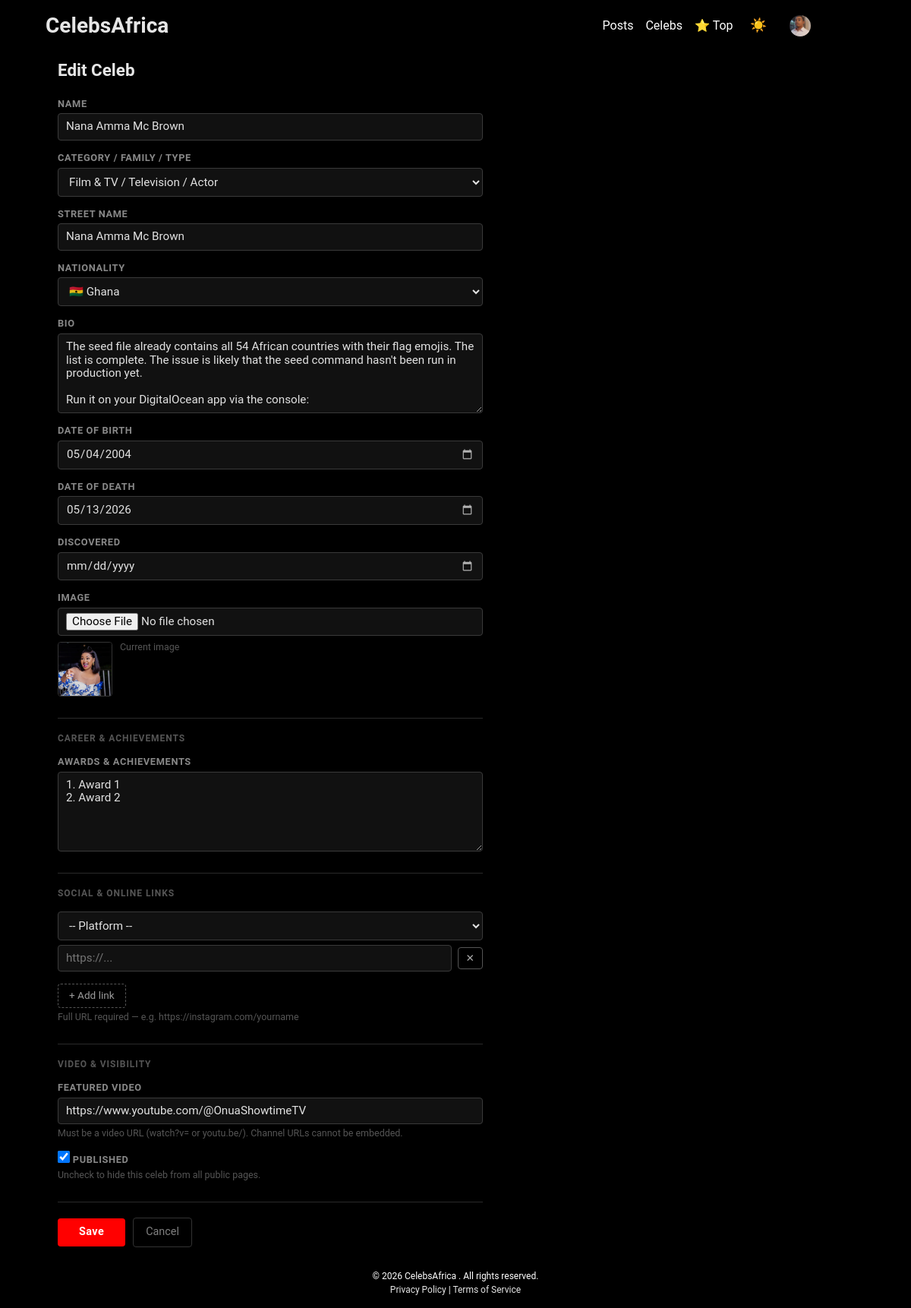
Screenshot of /celebs/nana-amma-mc-brown/edit/ (signed in) with the database file from the repository.
### apps/accounts/models.py (models this page shows, shortened)
class UserProfile(models.Model):
    ROLE_FAN = 'fan'
    ROLE_CELEB = 'celeb'
    ROLE_MANAGER = 'manager'
    ROLE_STAFF = 'staff'
    ROLE_CHOICES = [
        (ROLE_FAN, 'Fan'),
        (ROLE_CELEB, 'Celeb'),
        (ROLE_MANAGER, 'Celeb Manager'),
        (ROLE_STAFF, 'Staff'),
    ]
    user = models.OneToOneField(User, on_delete=models.CASCADE, related_name='profile')
    avatar = models.ImageField(upload_to='avatars/', null=True, blank=True)
    bio = models.TextField(max_length=300, blank=True)
    last_seen = models.DateTimeField(null=True, blank=True, db_index=True)
    role = models.CharField(max_length=20, choices=ROLE_CHOICES, default=ROLE_FAN)

### apps/celebs/models.py (models this page shows, shortened)
class Celeb(models.Model):
	name = models.CharField(max_length=100)
	slug = models.SlugField(max_length=120, unique=True, blank=True)
	type = models.ForeignKey(Type, on_delete=models.PROTECT, related_name='celebs', null=True, blank=True)
	street_name = models.CharField(max_length=50)
	bio = models.TextField(blank=True)
	nationality = models.ForeignKey('Country', on_delete=models.SET_NULL, null=True, blank=True, related_name='celebs')
	rating = models.FloatField(default=0.0, help_text="Legacy field; rating now computed from reviews")
	discovered = models.DateField(null=True, blank=True)
	date_of_birth = models.DateField(null=True, blank=True)
	date_of_death = models.DateField(null=True, blank=True)
	image = models.ImageField(upload_to='celebs/', null=True, blank=True)
	awards = models.TextField(blank=True, help_text='Notable awards and achievements')
	website = models.URLField(max_length=200, blank=True)
	instagram = models.CharField(max_length=100, blank=True, help_text='Username only, no @')
	twitter = models.CharField(max_length=100, blank=True, help_text='Username only, no @')
	facebook = models.CharField(max_length=100, blank=True, help_text='Page name or URL slug')
	youtube = models.CharField(max_length=100, blank=True, help_text='Channel name or URL slug')
	featured_video = models.URLField(max_length=200, blank=True, help_text='YouTube video URL e.g. https://www.youtube.com/watch?v=...')
	published = models.BooleanField(default=True, help_text='Unpublished celebs are hidden from all public listings and detail pages')
	managers = models.ManyToManyField(
		User, blank=True, related_name='managed_celebs',
		help_text='Users (celebs/managers) who can edit this celeb page',
	)

class Type(models.Model):
	family = models.ForeignKey(Family, on_delete=models.CASCADE, related_name='types')
	name = models.CharField(max_length=100)
	slug = models.SlugField(max_length=120, blank=True)
	class Meta:
		unique_together = ('family', 'name')
	def __str__(self):
		return f"{self.family.category.name} / {self.family.name} / {self.name}"

class Family(models.Model):
	category = models.ForeignKey(Category, on_delete=models.CASCADE, related_name='families')
	name = models.CharField(max_length=100)
	slug = models.SlugField(max_length=120, blank=True)
	class Meta:
		verbose_name_plural = 'Families'
		unique_together = ('category', 'name')

class Category(models.Model):
	name = models.CharField(max_length=100, unique=True)
	slug = models.SlugField(max_length=120, unique=True, blank=True)
	class Meta:
		verbose_name_plural = 'Categories'

class Country(models.Model):
	name = models.CharField(max_length=100, unique=True)
	code = models.CharField(max_length=2, unique=True, help_text='ISO 3166-1 alpha-2 code')
	flag = models.CharField(max_length=10, blank=True, help_text='Flag emoji')
	class Meta:
		verbose_name_plural = 'Countries'
		ordering = ['name']
	def __str__(self):
		return f"{self.flag} {self.name}" if self.flag else self.name

### apps/celebs/views.py (the view, shortened to what this page needs)
# urls.py: path('<slug:slug>/edit/', views.celeb_update, name='celeb_update'),
@login_required
def celeb_update(request, slug):
	celeb = get_object_or_404(Celeb, slug=slug)
	if not request.user.has_perm('celebs.change_celeb', celeb):
		raise PermissionDenied
	types = Type.objects.select_related('family__category').order_by('family__category__name', 'family__name', 'name')
	countries = Country.objects.all()
	return render(request, 'celebs/celeb_form.html', {
		'celeb': celeb, 'types': types, 'countries': countries,
		'platform_choices': CelebSocialLink.PLATFORM_CHOICES,
	})

### core/context_processors.py (called while the page is built)
def online_users(request):
    from apps.accounts.models import UserProfile
    threshold = timezone.now() - timedelta(minutes=5)
    count = UserProfile.objects.filter(last_seen__gte=threshold).count()
    return {'online_users_count': count}

### apps/celebs/templates/celebs/celeb_form.html (shortened to what this page needs)
{% extends 'base.html' %}
{% block content %}
<div class="pa1-00 white-90">
    <h2 style="margin:0 0 24px; font-size:1.4rem;">
        {% if celeb %}Edit Celeb{% else %}Add Celeb{% endif %}
    </h2>
    <form method="post" enctype="multipart/form-data" autocomplete="off" class="celeb-form">
        <div class="form-field">
            <label for="id_name">Name</label>
            <input type="text" id="id_name" name="name" value="{{ celeb.name|default:'' }}">
        </div>
        <div class="form-field">
            <label for="id_type">Category / Family / Type</label>
            <select id="id_type" name="type" required>
                {% for typ in types %}
                <option value="{{ typ.pk }}" {% if celeb.type_id == typ.pk %}selected{% endif %}>{{ typ }}</option>
                {% endfor %}
            </select>
        </div>
        <div class="form-field">
            <label for="id_street_name">Street Name</label>
            <input type="text" id="id_street_name" name="street_name" value="{{ celeb.street_name|default:'' }}">
        </div>
        <div class="form-field">
            <label for="id_nationality">Nationality</label>
            <select id="id_nationality" name="nationality">
                {% for country in countries %}
                <option value="{{ country.pk }}" {% if celeb.nationality_id == country.pk %}selected{% endif %}>{{ country }}</option>
                {% endfor %}
            </select>
        </div>
        <div class="form-field">
            <label for="id_bio">Bio</label>
            <textarea id="id_bio" name="bio" rows="5">{{ celeb.bio|default:'' }}</textarea>
        </div>
        <div class="form-field">
            <label for="id_dob">Date of Birth</label>
            <input type="date" id="id_dob" name="date_of_birth" value="{{ celeb.date_of_birth|date:'Y-m-d' }}">
        </div>
        <div class="form-field">
            <label for="id_dod">Date of Death</label>
            <input type="date" id="id_dod" name="date_of_death" value="{{ celeb.date_of_death|date:'Y-m-d' }}">
        </div>
        <div class="form-field">
            <label for="id_discovered">Discovered</label>
            <input type="date" id="id_discovered" name="discovered" value="{{ celeb.discovered|date:'Y-m-d' }}">
        </div>
        <div class="form-field">
            <label for="id_image">Image</label>
            <input type="file" id="id_image" name="image" accept="image/*">
            {% if celeb and celeb.image %}
            <div class="current-image">
                <img src="{{ celeb.image.url }}" alt="Current image">
                <span>Current image</span>
            </div>
            {% endif %}
        </div>
        <div class="form-section">
            <p class="form-section-title">Career &amp; Achievements</p>
            <div class="form-field">
                <label for="id_awards">Awards &amp; Achievements</label>
                <textarea id="id_awards" name="awards" rows="5" placeholder="List notable awards, one per line">{{ celeb.awards|default:'' }}</textarea>
            </div>
        </div>
        <div class="form-section">
            <p class="form-section-title">Social &amp; Online Links</p>
            <div id="social-links-list">
            </div>
            <button type="button" onclick="addLinkRow()" class="link-add-btn">+ Add link</button>
            <span class="form-hint">Full URL required — e.g. https://instagram.com/yourname</span>
        </div>
        <div class="form-section">
            <p class="form-section-title">Video &amp; Visibility</p>
            <div class="form-field">
                <label for="id_featured_video">Featured Video</label>
                <input type="url" id="id_featured_video" name="featured_video" value="{{ celeb.featured_video|default:'' }}" placeholder="https://www.youtube.com/watch?v=...">
                <span class="form-hint">Must be a video URL (watch?v= or youtu.be/). Channel URLs cannot be embedded.</span>
            </div>
            <div class="form-field">
                <label class="form-checkbox-label">
                    <input type="checkbox" name="published" id="id_published" {% if celeb.published or not celeb.pk %}checked{% endif %}>
                    Published
                </label>
                <span class="form-hint">Uncheck to hide this celeb from all public pages.</span>
            </div>
        </div>
        <div class="celeb-form-actions">
            <button type="submit" class="btn-save">Save</button>
            <a href="{% url 'celebs_home' %}" class="btn-cancel">Cancel</a>
        </div>
    </form>
</div>
{% endblock %}

### core/templates/base.html (shortened to what this page needs)
<!DOCTYPE html>
{% load static %}
<html lang="en">
<head>
    <link rel="stylesheet" href="{% static 'css/style.css' %}">
    <link rel="stylesheet" href="{% static 'css/gdb_normalize.css' %}">
    <link rel="stylesheet" href="{% static 'css/utilities.css' %}">
    <link rel="stylesheet" href="{% static 'css/menu.css' %}">
    <link rel="stylesheet" href="{% static 'css/theme.css' %}">
    <link rel="stylesheet" href="https://cdn.jsdelivr.net/gh/lipis/flag-icons@7.2.3/css/flag-icons.min.css">
</head>
<body class="vh-100 flex flex-column justify-between">
    <header class="bg-black text-white db w-100 fixed top-0 left-0 z-999">
        <nav class="flex justify-between items-center
            container container90 text-white pv1-00 h-100">
            <div class="flex items-center justify-center">
                <a href="/"
                    class="white-90 f1-75 b"
                        >
                    CelebsAfrica
                </a>
            </div>
            <div class="flex justify-end ggap1-00 nav-items w-100 h-100" id="navItemsDesktop">
                 <div class="flex items-center justify-center">
                    <a href="{% url 'posts_home' %}">Posts</a>
                </div>
                <div class="flex items-center justify-center">
                    <a href="/celebs/">Celebs</a>
                </div>
                <div class="flex items-center justify-center">
                    <a href="{% url 'top_celebs' %}">⭐ Top</a>
                </div>
                <div class="flex items-center justify-center">
                    <button class="theme-toggle-btn" id="themeToggle" type="button"
                        title="Switch to light mode" aria-label="Toggle theme">☀️</button>
                </div>
                {% if user.is_authenticated %}
                    <div style="display:flex;align-items:center;">
                        <button id="userDropdownBtn" aria-haspopup="true" aria-expanded="false" type="button"
                            style="background:none;border:none;cursor:pointer;color:inherit;font:inherit;padding:4px 8px;display:flex;align-items:center;gap:4px;border-radius:4px;">
                            {% if user.profile.avatar %}
                                <img src="{{ user.profile.avatar.url }}" alt="avatar" style="width:28px;height:28px;border-radius:50%;object-fit:cover;vertical-align:middle;margin-right:4px;">
                            {% endif %}
                        </button>
                    </div>
                {% else %}
                    <div class="flex items-center justify-center">
                        <a href="{% url 'login' %}">Login</a>
                    </div>
                {% endif %}
            </div>
        </nav>
    </header>
    <main class="flex-auto w-100 bg-black"
        style="height:calc(100vh - 128px);
            margin-top:64px;
            margin-bottom:64px;
            overflow-y:auto;
            overflow-x:hidden;">
        <div class="container container90 bg-black-90" style="overflow:visible; min-height:100%;">
            {% block content %}
            {% endblock %}
        </div>
    </main>
    <footer class="flex flex-column items-center justify-center bg-black white db w-100 tc fixed bottom-0 left-0 f0-75 z-999" style="height:64px;">
        <p class="flex items-center justify-center mb0-25">
            &copy; {{ year|default:2026 }} CelebsAfrica . All rights reserved.
        </p>
        <p class="mb0-00">
            <a href="" class="white-90"
            >
                Privacy Policy
            </a> |
            <a href="" class="white-90"
            >
                Terms of Service
            </a>
        </p>
    </footer>
</body>
</html>

### static/css/style.css (style rules this page uses)
:root { --white:rgb(240, 240, 240); --grey:rgb(170, 170, 170); --darkGrey:rgb(80, 80, 80); --dark: rgb(10, 10, 10); --red:red; --geolo: rgb(27, 27, 27); --gold: gold; --primary: var(--red); --secondry:var(--blue); --bgColour:var(--geolo); --fontsColor:var(--white); --linear-gradient-1: linear-gradient(90deg, rgb(0, 0, 0), rgb(255, 255, 255)); --linear-gradient-2: linear-gradient(45deg, rgb(240, 180, 14), rgb(207, 30, 30)); --radial-gradient-1: radial-gradient(circle, rgb(255,255,255) 20%, var(--dark) 60%); --radial-gradient-2: radial-gradient(circle, rgb(230, 44, 44) 20%, var(--darkGrey) 60%); --headingFonts: arial; --bodyFonts: Tahoma; --verySmallFontSize:0.25rem; --smallFontSize:0.5rem; --baseFontSize: 1rem; --largeFontSize:1.5rem; --xlargeFontSize: 2rem; --xxlargeFontSize:2.5rem; --heading-1:var(--xxlargeFontSize); --heading-2:var(--xlargeFontSize); --heading-3:var(--largeFontSize); --heading-4:var(--xlargeFontSize); }
@media (min-width:512px) { body { background-color: rgb(255, 255, 255); } }
@media (min-width:768px) { body { background-color: rgba(59, 27, 27, 0); } }
@media (min-width:1024px) { body { background-color: rgb(255, 255, 255); } }
:root { --theme-brown: var(--brown0, #5c3d1e); --theme-brown-dark: #4a2f17; --theme-gold: var(--gold0, #f2c94c); --theme-gold-soft: var(--gold5, #fbf4d8); --theme-border: rgba(92, 61, 30, 0.2); --theme-shadow: 0 8px 20px rgba(0, 0, 0, 0.08); }
.container { max-width: min(1200px, 94vw); }
.form-label, label, .form-text { color: red; }

### static/css/utilities.css (style rules this page uses)
*,::after,::before { margin: 0px; padding: 0px; box-sizing: border-box; text-decoration: none; list-style: none; }
html { font-family:sans-serif; font-family:roboto,"Segoe UI","Helvetica Neue","Noto Sans","Liberation Sans",sans-serif,"Apple Color Emoji","Segoe UI Emoji","Segoe UI Symbol","Noto Color Emoji"; font-size:16px; }
body { width: 100%; height: 100%; min-width:375px; min-height: 100vh; }
article,aside,figcaption,figure,footer,header,hgroup,main,nav,section { display:block }
h2 { margin-bottom:0.75rem; }
p { margin-bottom:1rem; }
a { margin:0; text-decoration: none; color:rgb(255, 255, 255); }
img { width: 100%; display: block; }
.container { margin: 0 auto; max-width: 1280px; overflow: auto; }
.container90 { width: 90%; max-width: 1280px; margin: 0 auto; }

### static/css/theme.css (style rules this page uses)
.theme-toggle-btn { background: none; border: none; cursor: pointer; color: inherit; font-size: 1.1rem; padding: 4px 6px; line-height: 1; border-radius: 4px; transition: opacity 0.15s; vertical-align: middle; }

### static/css/Functional/Layout.css (style rules this page uses)
.db { display:block }
.flex { display:flex }
.flex-auto { flex:1 1 auto; min-width:0; min-height:0 }
.flex-column { flex-direction:column }
.items-center { align-items:center }
.justify-end { justify-content:flex-end }
.justify-center { justify-content:center }
.justify-between { justify-content:space-between }
.ggap1-00 { grid-gap:1rem; }

### static/css/Functional/Position.css (style rules this page uses)
.fixed { position:fixed }
.top-0 { top:0 }
.bottom-0 { bottom:0 }
.left-0 { left:0 }
.z-999 { z-index:999 }

### static/css/Functional/Size.css (style rules this page uses)
.h-100 { height:100% }
.vh-100 { height:100vh }
.w-100 { width:100% }

### static/css/Functional/Typography.css (style rules this page uses)
.f0-75 { font-size:0.75rem }
.f1-75 { font-size:1.75rem }
.b { font-weight:700 }
.tc { text-align:center }

### rows the page displays
Celeb: name "Nana Amma Mc Brown", type "Film & TV / Television / Actor", street_name "Nana Amma Mc Brown", nationality "🇬🇭 Ghana", bio "The seed file already contains all 54 African countries with their flag emojis. The list is complete. The issue is likely that the seed command hasn't been run in production yet. Run it on your DigitalOcean app via the console:", date_of_birth "05/04/2004", date_of_death "05/13/2026", image (picture), awards "1. Award 1 2. Award 2", featured_video "https://www.youtube.com/@OnuaShowtimeTV", published "☑"

### other values shown
{{ year|default:2026 }} "2026"
